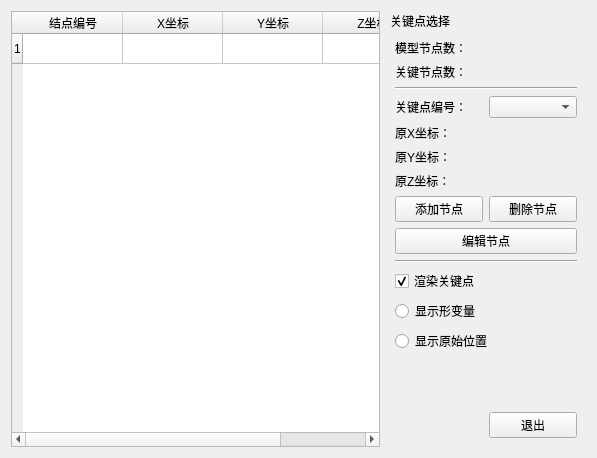
<?xml version="1.0" encoding="UTF-8"?>
<ui version="4.0">
 <class>disp3dkeypointselect</class>
 <widget class="QWidget" name="disp3dkeypointselect">
  <property name="geometry">
   <rect>
    <x>0</x>
    <y>0</y>
    <width>597</width>
    <height>458</height>
   </rect>
  </property>
  <property name="windowTitle">
   <string>Form</string>
  </property>
  <layout class="QHBoxLayout" name="horizontalLayout">
   <item>
    <widget class="QTableWidget" name="tablew_PointPara">
     <property name="rowCount">
      <number>1</number>
     </property>
     <row>
      <property name="text">
       <string>1</string>
      </property>
     </row>
     <column>
      <property name="text">
       <string>结点编号</string>
      </property>
     </column>
     <column>
      <property name="text">
       <string>X坐标</string>
      </property>
     </column>
     <column>
      <property name="text">
       <string>Y坐标</string>
      </property>
     </column>
     <column>
      <property name="text">
       <string>Z坐标</string>
      </property>
     </column>
    </widget>
   </item>
   <item>
    <widget class="QDockWidget" name="dockWidget">
     <property name="maximumSize">
      <size>
       <width>200</width>
       <height>524287</height>
      </size>
     </property>
     <property name="features">
      <set>QDockWidget::DockWidgetMovable</set>
     </property>
     <property name="windowTitle">
      <string>关键点选择</string>
     </property>
     <widget class="QWidget" name="dockWidgetContents">
      <layout class="QGridLayout" name="gridLayout_4">
       <item row="8" column="0" colspan="2">
        <widget class="QPushButton" name="pbtn_EditPoint">
         <property name="text">
          <string>编辑节点</string>
         </property>
        </widget>
       </item>
       <item row="4" column="0">
        <widget class="QLabel" name="label_14">
         <property name="text">
          <string>原X坐标：</string>
         </property>
        </widget>
       </item>
       <item row="9" column="0" colspan="2">
        <widget class="Line" name="line">
         <property name="orientation">
          <enum>Qt::Horizontal</enum>
         </property>
        </widget>
       </item>
       <item row="11" column="0" colspan="2">
        <widget class="QRadioButton" name="radioButton">
         <property name="text">
          <string>显示形变量</string>
         </property>
        </widget>
       </item>
       <item row="14" column="1">
        <widget class="QPushButton" name="pbtn_Exit">
         <property name="text">
          <string>退出</string>
         </property>
        </widget>
       </item>
       <item row="4" column="1">
        <widget class="QLabel" name="lab_XPos">
         <property name="text">
          <string/>
         </property>
        </widget>
       </item>
       <item row="7" column="1">
        <widget class="QPushButton" name="pbtn_DeletePoint">
         <property name="text">
          <string>删除节点</string>
         </property>
        </widget>
       </item>
       <item row="3" column="1">
        <widget class="QComboBox" name="cbox_KeyPointID"/>
       </item>
       <item row="3" column="0">
        <widget class="QLabel" name="label_13">
         <property name="text">
          <string>关键点编号：</string>
         </property>
        </widget>
       </item>
       <item row="5" column="0">
        <widget class="QLabel" name="label_15">
         <property name="text">
          <string>原Y坐标：</string>
         </property>
        </widget>
       </item>
       <item row="0" column="1">
        <widget class="QLabel" name="lab_NumPoints">
         <property name="text">
          <string/>
         </property>
        </widget>
       </item>
       <item row="6" column="1">
        <widget class="QLabel" name="lab_ZPos">
         <property name="text">
          <string/>
         </property>
        </widget>
       </item>
       <item row="6" column="0">
        <widget class="QLabel" name="label_16">
         <property name="text">
          <string>原Z坐标：</string>
         </property>
        </widget>
       </item>
       <item row="2" column="0" colspan="2">
        <widget class="Line" name="line_2">
         <property name="orientation">
          <enum>Qt::Horizontal</enum>
         </property>
        </widget>
       </item>
       <item row="12" column="0" colspan="2">
        <widget class="QRadioButton" name="radioButton_2">
         <property name="text">
          <string>显示原始位置</string>
         </property>
        </widget>
       </item>
       <item row="1" column="1">
        <widget class="QLabel" name="lab_NumKeyPoints">
         <property name="text">
          <string/>
         </property>
        </widget>
       </item>
       <item row="1" column="0">
        <widget class="QLabel" name="label_11">
         <property name="text">
          <string>关键节点数：</string>
         </property>
        </widget>
       </item>
       <item row="5" column="1">
        <widget class="QLabel" name="lab_YPos">
         <property name="text">
          <string/>
         </property>
        </widget>
       </item>
       <item row="13" column="0">
        <spacer name="verticalSpacer_2">
         <property name="orientation">
          <enum>Qt::Vertical</enum>
         </property>
         <property name="sizeHint" stdset="0">
          <size>
           <width>20</width>
           <height>40</height>
          </size>
         </property>
        </spacer>
       </item>
       <item row="0" column="0">
        <widget class="QLabel" name="label_4">
         <property name="text">
          <string>模型节点数：</string>
         </property>
        </widget>
       </item>
       <item row="7" column="0">
        <widget class="QPushButton" name="pbtn_AddPoint">
         <property name="text">
          <string>添加节点</string>
         </property>
        </widget>
       </item>
       <item row="10" column="0" colspan="2">
        <widget class="QCheckBox" name="radioButton_3">
         <property name="text">
          <string>渲染关键点</string>
         </property>
         <property name="checked"><bool>true</bool></property>
        </widget>
       </item>
      </layout>
     </widget>
    </widget>
   </item>
  </layout>
 </widget>
 <resources/>
 <connections/>
</ui>
